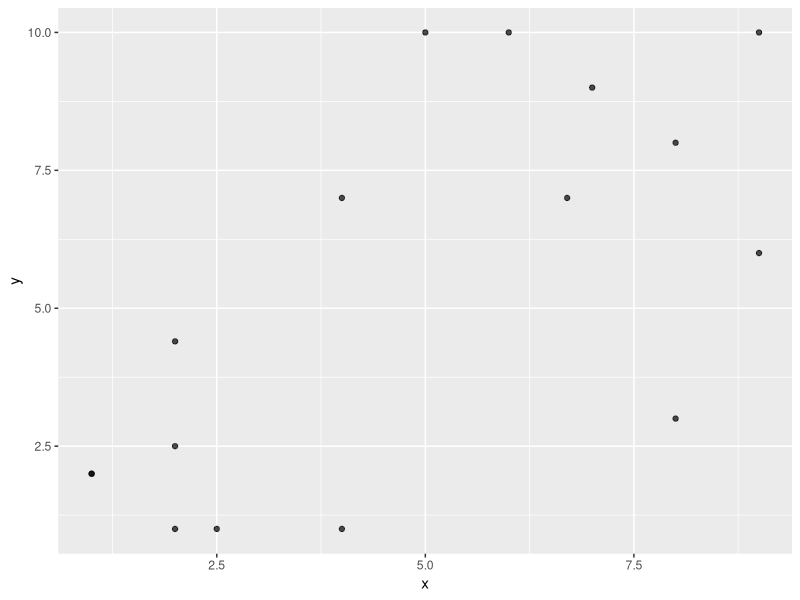
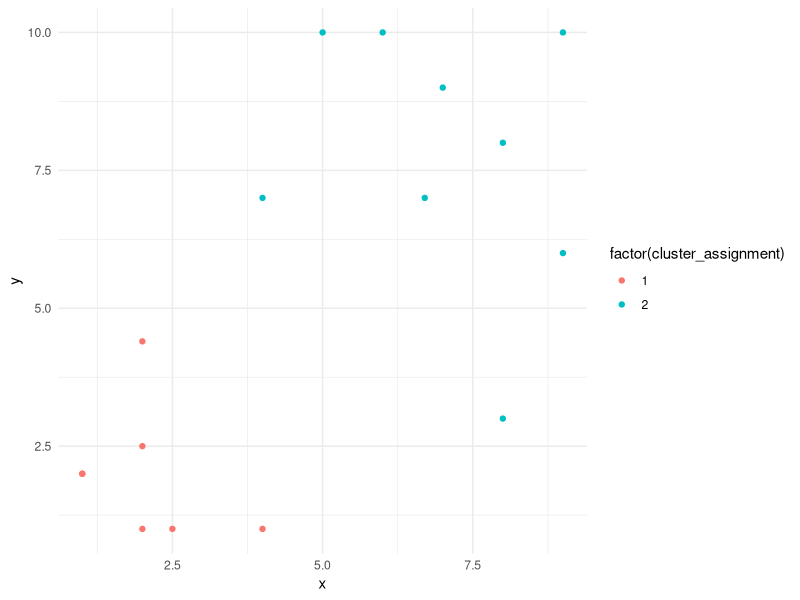
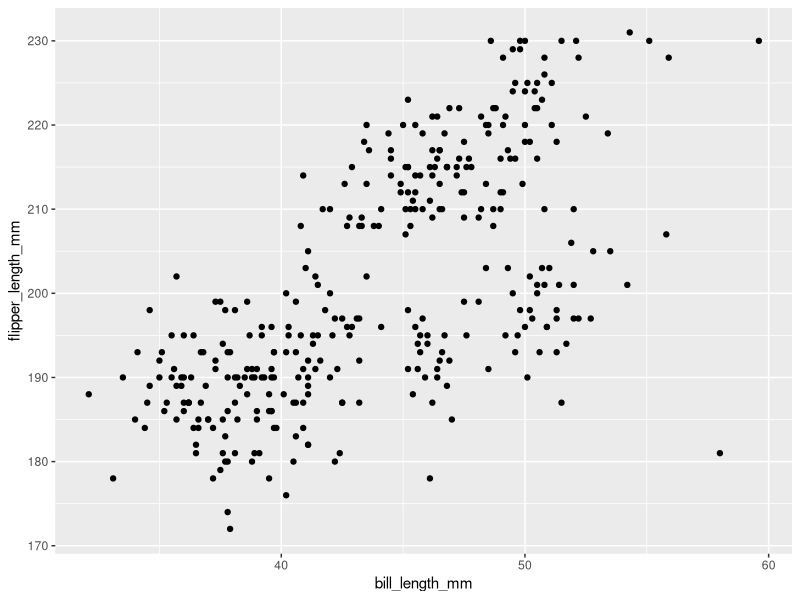
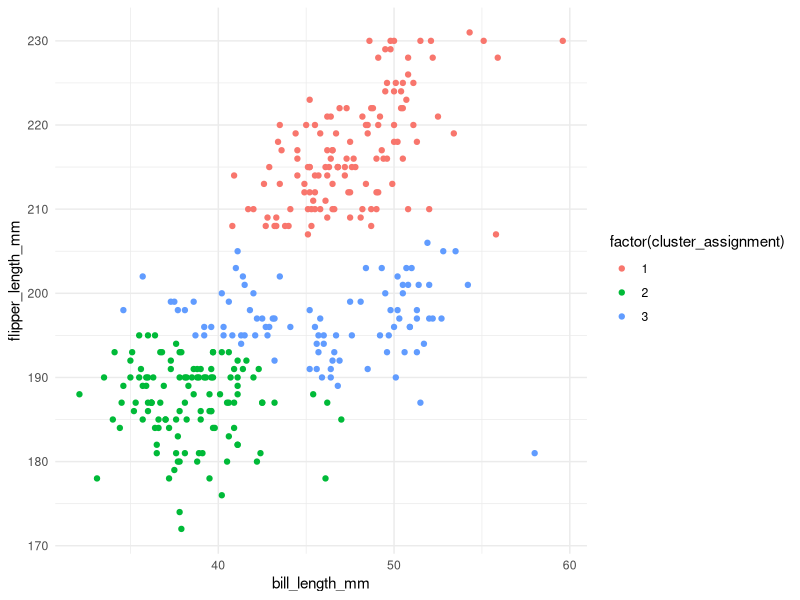
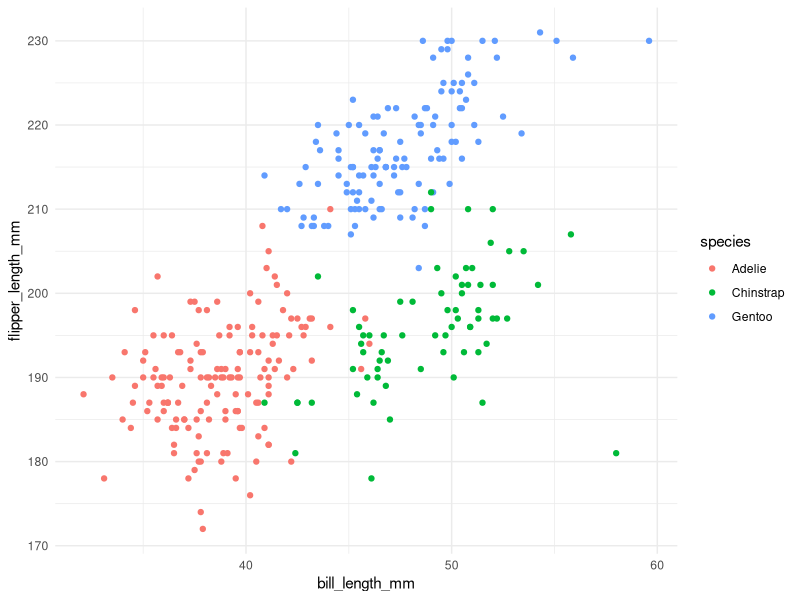

Here is the R script that generated these plots, in order:
#' ---
#' K-means tutorial
#' ---

library(tidyverse)

# create a random set of data
df <- tibble(
  x = c(1,2,1,2,4,2, 2.5, 8, 6, 5,4, 7, 9, 6.7, 8, 9),
  y = c(2,1,2,2.5, 1,4.4, 1, 3, 10, 10, 7, 9, 6, 7, 8, 10)
)

ggplot(data = df,
       mapping = aes(x=x, y=y)) +
  geom_point(alpha = 0.7)

# kmeans is included in the base stats package
km <- kmeans(x = df,
             centers = 2)

km

# visualize the cluster assignments
df |>
  mutate(cluster_assignment = km$cluster) |>
  ggplot(mapping = aes(x=x, y=y, color = factor(cluster_assignment))) +
  geom_point() +
  theme_minimal()



# palmer penguins -------

library(palmerpenguins)

# remove missing flipper and bill length data
df <- penguins |>
  filter(!is.na(bill_length_mm), !is.na(flipper_length_mm))

ggplot(data = df,
       mapping = aes(x=bill_length_mm, y=flipper_length_mm)) +
  geom_point()



# get those three clusters using kmeans
km <- kmeans(x = df |>
               select(bill_length_mm, flipper_length_mm),
             centers = 3,
             nstart = 100)
df |>
  mutate(cluster_assignment = km$cluster) |>
  ggplot(mapping = aes(x=bill_length_mm, y=flipper_length_mm, color = factor(cluster_assignment))) +
  geom_point() +
  theme_minimal()

# compare to species
df |>
  mutate(cluster_assignment = km$cluster) |>
  ggplot(mapping = aes(x=bill_length_mm, y=flipper_length_mm, color = species)) +
  geom_point() +
  theme_minimal()


# I can't visualize it, but what if we included more information in the
# clustering algorithm?
km <- kmeans(x = df |>
               select(bill_length_mm, flipper_length_mm, bill_depth_mm),
             centers = 3)

# does this do a good job predicting species?
df |>
  mutate(cluster_assignment = km$cluster) |>
  count(species, cluster_assignment)
